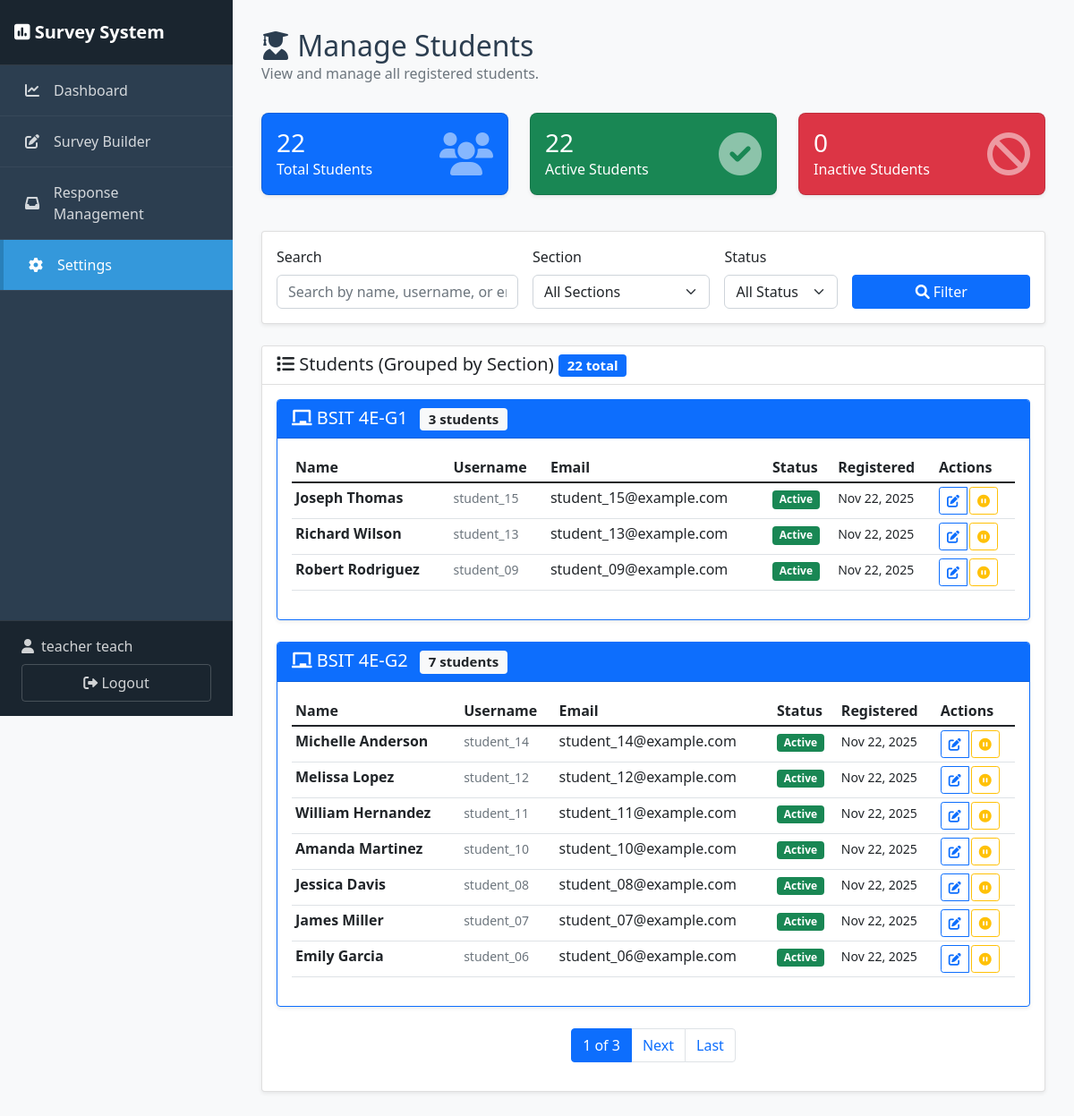
/teacher/students/ (signed in), run on the app's committed database.
### myapp/models.py (models this page shows, shortened)
class Section(models.Model):
    name = models.CharField(max_length=100)
    description = models.TextField(blank=True)
    created_by = models.ForeignKey(User, on_delete=models.CASCADE, related_name='created_sections')
    created_at = models.DateTimeField(auto_now_add=True)

### myapp/views.py (the view, shortened to what this page needs)
# urls.py: path("teacher/students/", views.manage_students, name="manage_students"),
@login_required
def manage_students(request):
    if not hasattr(request.user, 'profile') or request.user.profile.role != 'teacher':
        messages.error(request, 'Access denied.')
        return redirect('home')
    students = User.objects.filter(
        profile__role='student'
    ).select_related('profile', 'profile__section').order_by('-date_joined')
    search_query = request.GET.get('search', '')
    section_filter = request.GET.get('section', '')
    if section_filter:
        students = students.filter(profile__section_id=section_filter)
    status_filter = request.GET.get('status', '')
    if status_filter == 'active':
        students = students.filter(is_active=True)
    elif status_filter == 'inactive':
        students = students.filter(is_active=False)
    paginator = Paginator(students, 10)
    page_number = request.GET.get('page', 1)
    page_obj = paginator.get_page(page_number)
    students_list = list(page_obj)
    students_by_section = {}
    students_without_section = []
    for student in students_list:
        if student.profile.section:
            section_id = student.profile.section.id
            if section_id not in students_by_section:
                students_by_section[section_id] = {
                    'section': student.profile.section,
                    'students': []
                }
            students_by_section[section_id]['students'].append(student)
        else:
            students_without_section.append(student)
    sections = Section.objects.all().order_by('name')
    all_students = User.objects.filter(profile__role='student')
    total_students = all_students.count()
    active_students = all_students.filter(is_active=True).count()
    inactive_students = total_students - active_students
    return render(request, 'teacher/manage_students.html', {
        'students_by_section': students_by_section,
        'students_without_section': students_without_section,
        'search_query': search_query,
        'section_filter': section_filter,
        'status_filter': status_filter,
        'sections': sections,
        'total_students': total_students,
        'active_students': active_students,
        'inactive_students': inactive_students,
        'page_obj': page_obj,
    })

### myapp/context_processors.py (called while the page is built)
def teacher_context(request):
    context = {}
    if request.user.is_authenticated and hasattr(request.user, 'profile'):
        if request.user.profile.role == 'teacher':
            context['archived_surveys_count'] = Survey.objects.filter(
                created_by=request.user,
                is_archived=True
            ).count()
    return context

### templates/teacher/manage_students.html (shortened to what this page needs)
{% extends 'teacher/teacher_base.html' %}
{% block content %}
<div class="page-header">
    <h2><i class="fas fa-user-graduate"></i> Manage Students</h2>
    <p class="text-muted">View and manage all registered students.</p>
</div>
<div class="row mb-4">
    <div class="col-md-4 mb-3">
        <div class="card stats-card bg-primary text-white">
            <div class="card-body">
                <div class="d-flex justify-content-between align-items-center">
                    <div>
                        <h3 class="mb-0">{{ total_students }}</h3>
                        <p class="mb-0">Total Students</p>
                    </div>
                    <div>
                        <i class="fas fa-users fa-3x opacity-50"></i>
                    </div>
                </div>
            </div>
        </div>
    </div>
    <div class="col-md-4 mb-3">
        <div class="card stats-card bg-success text-white">
            <div class="card-body">
                <div class="d-flex justify-content-between align-items-center">
                    <div>
                        <h3 class="mb-0">{{ active_students }}</h3>
                        <p class="mb-0">Active Students</p>
                    </div>
                    <div>
                        <i class="fas fa-check-circle fa-3x opacity-50"></i>
                    </div>
                </div>
            </div>
        </div>
    </div>
    <div class="col-md-4 mb-3">
        <div class="card stats-card bg-danger text-white">
            <div class="card-body">
                <div class="d-flex justify-content-between align-items-center">
                    <div>
                        <h3 class="mb-0">{{ inactive_students }}</h3>
                        <p class="mb-0">Inactive Students</p>
                    </div>
                    <div>
                        <i class="fas fa-ban fa-3x opacity-50"></i>
                    </div>
                </div>
            </div>
        </div>
    </div>
</div>
<div class="card mb-4">
    <div class="card-body">
        <form method="get" class="row g-3">
            <div class="col-md-4">
                <label class="form-label">Search</label>
                <input type="text" class="form-control" name="search"
                       placeholder="Search by name, username, or email..."
                       value="{{ search_query }}">
            </div>
            <div class="col-md-3">
                <label class="form-label">Section</label>
                <select class="form-select" name="section">
                    <option value="">All Sections</option>
                </select>
            </div>
            <div class="col-md-2">
                <label class="form-label">Status</label>
                <select class="form-select" name="status">
                    <option value="">All Status</option>
                </select>
            </div>
            <div class="col-md-3 d-flex align-items-end">
                <button type="submit" class="btn btn-primary w-100">
                    <i class="fas fa-search"></i> Filter
                </button>
            </div>
        </form>
    </div>
</div>
<div class="card">
    <div class="card-header">
        <h5 class="mb-0">
            <i class="fas fa-list"></i> Students (Grouped by Section)
            <span class="badge bg-primary">{{ total_students }} total</span>
        </h5>
    </div>
    <div class="card-body">
        {% if students_by_section or students_without_section %}
            {% for section_id, section_data in students_by_section.items %}
            <div class="card mb-4 border-primary">
                <div class="card-header bg-primary text-white">
                    <h5 class="mb-0">
                        <i class="fas fa-chalkboard"></i> {{ section_data.section.name }}
                        <span class="badge bg-light text-dark ms-2">{{ section_data.students|length }} student{{ section_data.students|length|pluralize }}</span>
                    </h5>
                </div>
                <div class="card-body">
                    <div class="table-responsive">
                        <table class="table table-hover table-sm">
                            <thead>
                                <tr>
                                    <th>Name</th>
                                    <th>Username</th>
                                    <th>Email</th>
                                    <th>Status</th>
                                    <th>Registered</th>
                                    <th>Actions</th>
                                </tr>
                            </thead>
                            <tbody>
                                {% for student in section_data.students %}
                                <tr>
                                    <td><strong>{{ student.first_name }} {{ student.last_name }}</strong></td>
                                    <td><small class="text-muted">{{ student.username }}</small></td>
                                    <td>{{ student.email }}</td>
                                    <td>
                                        {% if student.is_active %}
                                            <span class="badge bg-success">Active</span>
                                        {% else %}
                                            <span class="badge bg-secondary">Inactive</span>
                                        {% endif %}
                                    </td>
                                    <td><small>{{ student.date_joined|date:"M d, Y" }}</small></td>
                                    <td>
                                        <div class="btn-group" role="group">
                                            <a href="{% url 'edit_student' student.id %}" class="btn btn-sm btn-outline-primary" title="Edit">
                                                <i class="fas fa-edit"></i>
                                            </a>
                                            <form method="post" action="{% url 'toggle_student_access' student.id %}" class="d-inline">
                                                <button type="submit" class="btn btn-sm {% if student.is_active %}btn-outline-warning{% else %}btn-outline-success{% endif %}"
                                                        title="{% if student.is_active %}Set Inactive{% else %}Activate{% endif %}"
                                                        onclick="return confirm('{% if student.is_active %}Mark this student as inactive?{% else %}Activate this student?{% endif %}');">
                                                    <i class="fas fa-{% if student.is_active %}pause-circle{% else %}play-circle{% endif %}"></i>
                                                </button>
                                            </form>
                                        </div>
                                    </td>
                                </tr>
                                {% endfor %}
                            </tbody>
                        </table>
                    </div>
                </div>
            </div>
            {% endfor %}
        {% endif %}
        {% if page_obj.has_other_pages %}
        <nav aria-label="Page navigation" class="mt-4">
            <ul class="pagination justify-content-center">
                <li class="page-item active">
                    <span class="page-link">{{ page_obj.number }} of {{ page_obj.paginator.num_pages }}</span>
                </li>
                {% if page_obj.has_next %}
                <li class="page-item">
                    <a class="page-link" href="?page={{ page_obj.next_page_number }}">Next</a>
                </li>
                <li class="page-item">
                    <a class="page-link" href="?page={{ page_obj.paginator.num_pages }}">Last</a>
                </li>
                {% endif %}
            </ul>
        </nav>
        {% endif %}
    </div>
</div>
{% endblock %}

### templates/teacher/teacher_base.html (shortened to what this page needs)
<!DOCTYPE html>
<html lang="en">
<head>
    <link href="https://cdn.jsdelivr.net/npm/bootstrap@5.1.3/dist/css/bootstrap.min.css" rel="stylesheet">
    <link href="https://cdnjs.cloudflare.com/ajax/libs/font-awesome/6.0.0/css/all.min.css" rel="stylesheet">
    <link href="{% load static %}{% static 'css/style.css' %}" rel="stylesheet">
</head>
<body>
    <aside class="sidebar" id="sidebar">
        <div class="sidebar-header">
            <h4><i class="fas fa-poll"></i> Survey System</h4>
        </div>
        <ul class="sidebar-menu">
            <li>
                <a href="{% url 'teacher_dashboard' %}" class="{% if request.resolver_match.url_name == 'teacher_dashboard' %}active{% endif %}">
                    <i class="fas fa-chart-line"></i>
                    <span>Dashboard</span>
                </a>
            </li>
            <li>
                <a href="{% url 'manage_surveys' %}" class="">
                    <i class="fas fa-edit"></i>
                    <span>Survey Builder</span>
                </a>
            </li>
            <li>
                <a href="{% url 'responses_overview' %}" class="">
                    <i class="fas fa-inbox"></i>
                    <span>Response Management</span>
                </a>
            </li>
            <li>
                <a href="{% url 'teacher_settings' %}" class="{% if request.resolver_match.url_name == 'teacher_settings' or request.resolver_match.url_name == 'set_due_dates' or request.resolver_match.url_name == 'update_survey_due_date' or request.resolver_match.url_name == 'manage_sections' or request.resolver_match.url_name == 'create_section' or request.resolver_match.url_name == 'edit_section' or request.resolver_match.url_name == 'delete_section' or request.resolver_match.url_name == 'manage_students' or request.resolver_match.url_name == 'edit_student' or request.resolver_match.url_name == 'toggle_student_access' %}active{% endif %}">
                    <i class="fas fa-cog"></i>
                    <span>Settings</span>
                </a>
            </li>
        </ul>
        <div class="sidebar-footer">
            <div class="user-info">
                <i class="fas fa-user"></i>
                <span>{{ user.first_name }} {{ user.last_name }}</span>
            </div>
            <form method="post" action="{% url 'logout' %}" class="d-inline">
                <button type="submit" class="logout-btn">
                    <i class="fas fa-sign-out-alt"></i> Logout
                </button>
            </form>
        </div>
    </aside>
    <main class="main-content">
        {% block content %}
        {% endblock %}
    </main>
    <div class="toast-container position-fixed bottom-0 start-50 translate-middle-x p-3" style="z-index: 1055;">
    </div>
    <script src="{% load static %}{% static 'js/main.js' %}"></script>
</body>
</html>

### static/css/style.css (style rules this page uses)
body { font-family: 'Segoe UI', Tahoma, Geneva, Verdana, sans-serif; background-color: #f8f9fa; }
.card { box-shadow: 0 0.125rem 0.25rem rgba(0, 0, 0, 0.075); border: 1px solid rgba(0, 0, 0, 0.125); }
.card-header { background-color: #fff; border-bottom: 1px solid rgba(0, 0, 0, 0.125); }
.btn-group .btn { margin-right: 2px; }
.btn-group .btn:last-child { margin-right: 0; }
.table th { border-top: none; font-weight: 600; }
.badge { font-size: 0.75em; }
.form-control, .form-select { border-radius: 0.375rem; }
.bg-primary { background-color: #0d6efd !important; }
.btn-primary { background-color: #0d6efd; border-color: #0d6efd; }

### templates/teacher/teacher_base.html (style rules this page uses)
:root { --sidebar-width: 260px; --sidebar-bg: #2c3e50; --sidebar-hover: #34495e; --sidebar-active: #3498db; }
body { overflow-x: hidden; }
.sidebar { position: fixed; top: 0; left: 0; height: 100vh; width: var(--sidebar-width); background-color: var(--sidebar-bg); color: white; padding: 0; z-index: 1000; overflow-y: auto; transition: transform 0.3s ease; }
.sidebar-header { padding: 1.5rem 1rem; background-color: #1a252f; border-bottom: 1px solid rgba(255, 255, 255, 0.1); }
.sidebar-header h4 { margin: 0; font-size: 1.25rem; font-weight: 600; }
.sidebar-menu { list-style: none; padding: 0; margin: 0; }
.sidebar-menu li { border-bottom: 1px solid rgba(255, 255, 255, 0.05); }
.sidebar-menu a { display: flex; align-items: center; padding: 1rem 1.5rem; color: rgba(255, 255, 255, 0.8); text-decoration: none; transition: all 0.3s ease; }
.sidebar-menu a.active { background-color: var(--sidebar-active); color: white; border-left: 4px solid #2980b9; }
.sidebar-menu a i { width: 24px; margin-right: 0.75rem; text-align: center; }
.sidebar-footer { position: absolute; bottom: 0; left: 0; right: 0; padding: 1rem 1.5rem; background-color: #1a252f; border-top: 1px solid rgba(255, 255, 255, 0.1); }
.sidebar-footer .user-info { display: flex; align-items: center; color: rgba(255, 255, 255, 0.8); margin-bottom: 0.5rem; }
.sidebar-footer .user-info i { margin-right: 0.5rem; }
.sidebar-footer .logout-btn { width: 100%; background-color: transparent; border: 1px solid rgba(255, 255, 255, 0.2); color: rgba(255, 255, 255, 0.8); padding: 0.5rem; border-radius: 4px; transition: all 0.3s ease; }
.main-content { margin-left: var(--sidebar-width); padding: 2rem; min-height: 100vh; background-color: #f8f9fa; }
.page-header { margin-bottom: 2rem; }
.page-header h2 { margin: 0; color: #2c3e50; }
.stats-card { border-radius: 8px; transition: transform 0.2s ease, box-shadow 0.2s ease; }

### data on the page
Section: section.name "BSIT 4E-G1", students|length "3"
Section: section.name "BSIT 4E-G2", students|length "7"

### other printed values
{{ user.first_name }} "teacher"
{{ user.last_name }} "teach"
{{ total_students }} "22"
{{ active_students }} "22"
{{ inactive_students }} "0"
{{ student.first_name }} "Joseph"
{{ student.last_name }} "Thomas"
{{ student.username }} "student_15"
{{ student.email }} "student_15@example.com"
{{ student.date_joined|date:"M d, Y" }} "Nov 22, 2025"
{{ student.first_name }} "Richard"
{{ student.last_name }} "Wilson"
{{ student.username }} "student_13"
{{ student.email }} "student_13@example.com"
{{ student.first_name }} "Robert"
